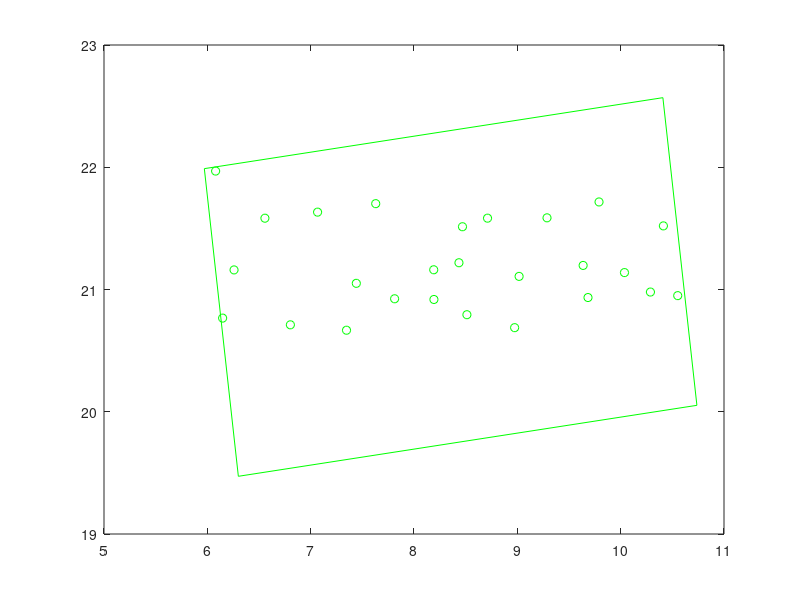

MATLAB code to generate this figure: (Note: this script raises an error after producing the figure.)
%close all;
figure;
Targets1_x = [6.147936978521045,6.0801799141285695,6.258484504466308,6.557227498077212,6.803580815945082,7.066934555568254,7.346880108088991,7.441747821032568,7.6295215401933,7.812373691525818,8.192801175246332,8.190884100570226,8.435056362243778,8.511997812726454,8.469046474565815,8.711572563486335,8.973801172988045,9.01704417428634,9.287133451503472,9.636705401421313,9.683857975362738,9.790609063601245,10.03684924653274,10.288034868128186,10.413480292546502,10.552118969824802,];
Targets1_y = [
20.766077612520842,21.96878638855494,21.160223202516615,21.583255699183773,20.711071291268855,21.632874072052314,20.666964031746158,21.05052609398604,21.702208806311763,20.92410327640694,20.918413634859817,21.161330681044653,21.21887130410981,20.79379475702045,21.51341306193993,21.583536631132866,20.687832503715423,21.10730175295345,21.586311043628516,21.196901572854816,20.934305876924533,21.716170132890653,21.138332004173698,20.979218921811597,21.520361028596923,20.94977637048434,];
center_x = [8.354342344890089];
center_y = [21.020603321293827];
image_corners1_x = [10.408517903451672,5.970932235722346,6.300166786328505,10.737752454057832,10.408517903451672]
image_corners1_y = [22.56917306285595,21.988622805287086,19.472033579731704,20.052583837300567,22.56917306285595]
plot(Targets1_x, Targets1_y,'go',image_corners1_x,image_corners1_y,'g');
hold on;
plot(center1_x,center1_y,'gx','MarkerSize',12)
labs1 = ['C1'];
labelpoints(center1_x,center1_y,labs1,'NE',0.3,1)
axis equal;
axis tight;
hold on;
Targets2_x = [9.16720243210134,9.831969521394814,9.563242215222967,10.400408224911194,9.545114124670945,10.264512272852043,10.305365498076428,10.70755615091841,11.121494576422466,11.430880337773008,11.003956163084935,]
Targets2_y = [
21.227379469869227,21.322911436401615,20.78064333606445,21.52631178703101,20.33924864843885,20.970231174906694,20.697971704918217,20.96922264655434,21.415175365410878,21.461599484984045,20.849195275876443,];
center2_x = [11.389667915815668];
center2_y = [20.696171092086644];
image_corners2_x = [13.414282688845923,8.98843105417451,9.365053142785413,13.790904777456825,13.414282688845923]
image_corners2_y = [22.283193615777225,21.619083332859997,19.109148568396062,19.773258851313287,22.283193615777225]
plot(Targets2_x, Targets2_y,'bo',image_corners2_x,image_corners2_y,'b');
hold on;
plot(center2_x,center2_y,'bx','MarkerSize',12)
labs1 = ['C2'];
labelpoints(center2_x,center2_y,labs1,'NE',0.3,1)
axis equal;
axis tight;

set(gca,'XTickLabel',[0.5 1.25 2.5 3.75 5 6.25 7.5 8.75 10 11.25] );
set(gca,'YTickLabel',[0.5 1 1.5 2 2.5 3 3.5 4 4.5] );
